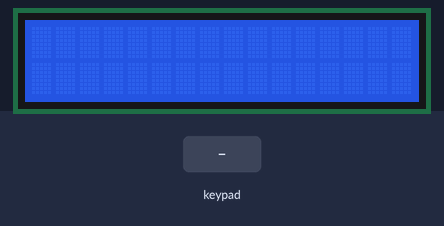
This sketch was run on a simulated Arduino Mega 2560, built with avr-gcc and run on an emulated ATmega2560. Parts: 16×2 character LCD. Inputs (shaded band) come from the test bench.

Above: at 1.2 s.
1.3 s: keypad keys 3 1 3 3 3 5 3 7 # pressed 0.4 s apart
At 4.9 s:
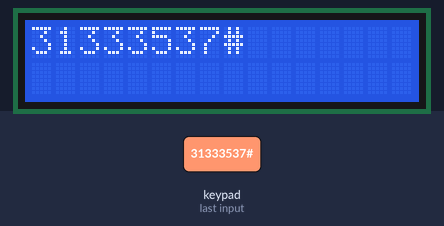
6.4 s: key '*' pressed
At 7.6 s:
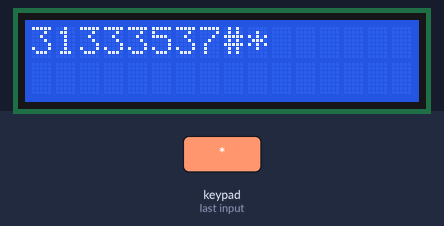
7.9 s: key '#' pressed
At 8.9 s:
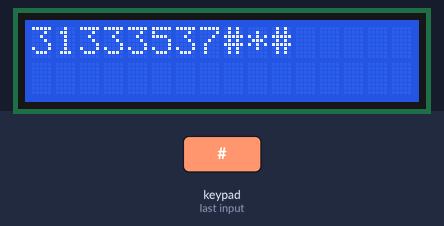
9.4 s: key '*' pressed
At 9.8 s:
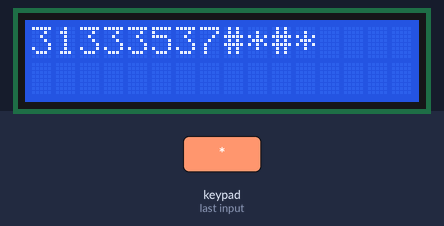
10.9 s: key '#' pressed
At 12.1 s:
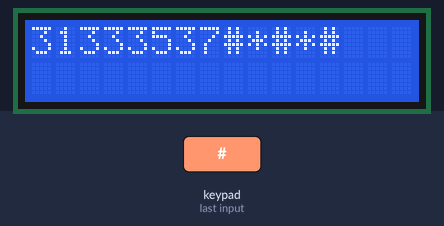
12.4 s: key '*' pressed
At 13.6 s:
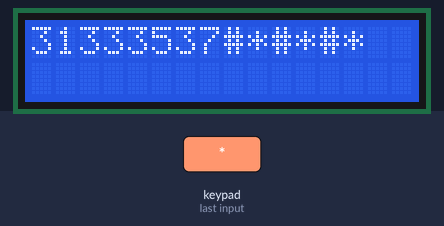
Timing chart, 0 to 14.9 s (numbered marks = the images above; inputs shaded):
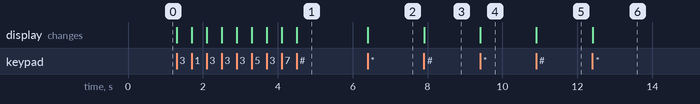

The sketch:

HelloKeypad.ino
```cpp
/* @file HelloKeypad.pde
|| @version 1.0
|| @author Alexander Brevig
|| @contact alexanderbrevig@gmail.com
||
|| @description
|| | Demonstrates the simplest use of the matrix Keypad library.
|| #
*/
#include <Keypad.h>
#include <LiquidCrystal.h>

const byte ROWS = 4; //four rows
const byte COLS = 3; //three columns
const int rs = 12, en = 11, d4 = 5, d5 = 4, d6 = 3, d7 = 2;
LiquidCrystal lcd(rs, en, d4, d5, d6, d7);
char keys[ROWS][COLS] = {
  {'1','2','3'},
  {'4','5','6'},
  {'7','8','9'},
  {'*','0','#'}
};
byte rowPins[ROWS] = {31, 33, 35, 37}; //connect to the row pinouts of the keypad
byte colPins[COLS] = {41, 43, 45}; //connect to the column pinouts of the keypad

Keypad keypad = Keypad( makeKeymap(keys), rowPins, colPins, ROWS, COLS );

void setup(){
  Serial.begin(9600);
  // set up the LCD's number of columns and rows:
  lcd.begin(16, 2);
}

void loop(){
  char key = keypad.getKey();

  if (key){
    lcd.print(key);
  }
}
```

Measured:
- after the input at 1.3 s, the display: first changes at once (image 1 shows a later state)
- after the input at 6.4 s, the display: changes at once (image 2)
- after the input at 7.9 s, the display: changes at once (image 3)
- after the input at 9.4 s, the display: changes at once (image 4)
- after the input at 10.9 s, the display: changes at once (image 5)
- after the input at 12.4 s, the display: changes at once (image 6)
